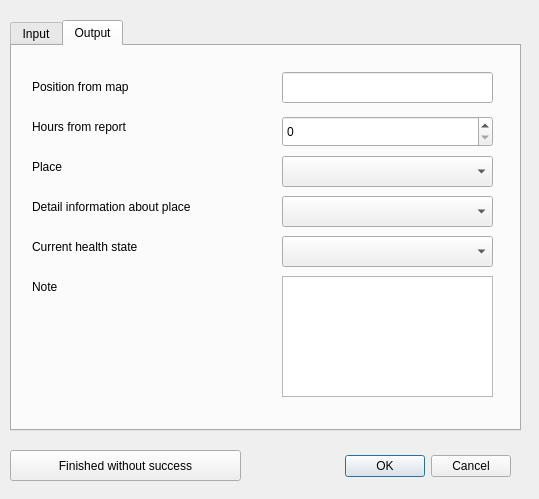
<?xml version="1.0" encoding="UTF-8"?>
<ui version="4.0">
 <class>Result</class>
 <widget class="QDialog" name="Result">
  <property name="geometry">
   <rect>
    <x>0</x>
    <y>0</y>
    <width>539</width>
    <height>499</height>
   </rect>
  </property>
  <property name="windowTitle">
   <string>Result</string>
  </property>
  <widget class="QDialogButtonBox" name="buttonBox">
   <property name="geometry">
    <rect>
     <x>320</x>
     <y>450</y>
     <width>191</width>
     <height>32</height>
    </rect>
   </property>
   <property name="orientation">
    <enum>Qt::Horizontal</enum>
   </property>
   <property name="standardButtons">
    <set>QDialogButtonBox::Cancel|QDialogButtonBox::Ok</set>
   </property>
  </widget>
  <widget class="QTabWidget" name="tabWidget">
   <property name="geometry">
    <rect>
     <x>10</x>
     <y>20</y>
     <width>511</width>
     <height>411</height>
    </rect>
   </property>
   <property name="currentIndex">
    <number>1</number>
   </property>
   <widget class="QWidget" name="tab1">
    <attribute name="title">
     <string>Input</string>
    </attribute>
    <widget class="QComboBox" name="comboBoxTerrain">
     <property name="geometry">
      <rect>
       <x>270</x>
       <y>190</y>
       <width>211</width>
       <height>31</height>
      </rect>
     </property>
    </widget>
    <widget class="QDateTimeEdit" name="dateTimeEditMissing">
     <property name="geometry">
      <rect>
       <x>270</x>
       <y>30</y>
       <width>211</width>
       <height>31</height>
      </rect>
     </property>
     <property name="displayFormat">
      <string>dd.MM.yyyy H:mm</string>
     </property>
    </widget>
    <widget class="QSpinBox" name="spinBoxHourFromMissing">
     <property name="geometry">
      <rect>
       <x>270</x>
       <y>70</y>
       <width>211</width>
       <height>31</height>
      </rect>
     </property>
    </widget>
    <widget class="QComboBox" name="comboBoxPurpose">
     <property name="geometry">
      <rect>
       <x>270</x>
       <y>230</y>
       <width>211</width>
       <height>31</height>
      </rect>
     </property>
    </widget>
    <widget class="QComboBox" name="comboBoxHealth">
     <property name="geometry">
      <rect>
       <x>270</x>
       <y>310</y>
       <width>211</width>
       <height>31</height>
      </rect>
     </property>
    </widget>
    <widget class="QLabel" name="labelDateTimeMissing">
     <property name="geometry">
      <rect>
       <x>20</x>
       <y>30</y>
       <width>211</width>
       <height>21</height>
      </rect>
     </property>
     <property name="text">
      <string>Missing from</string>
     </property>
    </widget>
    <widget class="QLabel" name="labelHourHourFromMissing">
     <property name="geometry">
      <rect>
       <x>20</x>
       <y>70</y>
       <width>231</width>
       <height>21</height>
      </rect>
     </property>
     <property name="text">
      <string>Reported after missing (h)</string>
     </property>
    </widget>
    <widget class="QLabel" name="labelAge">
     <property name="geometry">
      <rect>
       <x>20</x>
       <y>150</y>
       <width>231</width>
       <height>21</height>
      </rect>
     </property>
     <property name="text">
      <string>Age</string>
     </property>
    </widget>
    <widget class="QComboBox" name="comboBoxSex">
     <property name="geometry">
      <rect>
       <x>270</x>
       <y>110</y>
       <width>211</width>
       <height>31</height>
      </rect>
     </property>
    </widget>
    <widget class="QLabel" name="labelCondition">
     <property name="geometry">
      <rect>
       <x>20</x>
       <y>270</y>
       <width>231</width>
       <height>21</height>
      </rect>
     </property>
     <property name="text">
      <string>Physical condition</string>
     </property>
    </widget>
    <widget class="QLabel" name="labelHealth">
     <property name="geometry">
      <rect>
       <x>20</x>
       <y>310</y>
       <width>231</width>
       <height>21</height>
      </rect>
     </property>
     <property name="text">
      <string>Known health state</string>
     </property>
    </widget>
    <widget class="QSpinBox" name="spinBoxAge">
     <property name="geometry">
      <rect>
       <x>270</x>
       <y>150</y>
       <width>211</width>
       <height>31</height>
      </rect>
     </property>
    </widget>
    <widget class="QLabel" name="labelPurpose">
     <property name="geometry">
      <rect>
       <x>20</x>
       <y>230</y>
       <width>231</width>
       <height>21</height>
      </rect>
     </property>
     <property name="text">
      <string>Purpose</string>
     </property>
    </widget>
    <widget class="QComboBox" name="comboBoxCondition">
     <property name="geometry">
      <rect>
       <x>270</x>
       <y>270</y>
       <width>211</width>
       <height>31</height>
      </rect>
     </property>
    </widget>
    <widget class="QLabel" name="labelTerrain">
     <property name="geometry">
      <rect>
       <x>20</x>
       <y>190</y>
       <width>231</width>
       <height>21</height>
      </rect>
     </property>
     <property name="text">
      <string>Known terrain</string>
     </property>
    </widget>
    <widget class="QLabel" name="labelSex">
     <property name="geometry">
      <rect>
       <x>20</x>
       <y>110</y>
       <width>231</width>
       <height>21</height>
      </rect>
     </property>
     <property name="text">
      <string>Sex</string>
     </property>
    </widget>
   </widget>
   <widget class="QWidget" name="tab2">
    <attribute name="title">
     <string>Output</string>
    </attribute>
    <widget class="QComboBox" name="comboBoxPlace">
     <property name="geometry">
      <rect>
       <x>270</x>
       <y>110</y>
       <width>211</width>
       <height>31</height>
      </rect>
     </property>
    </widget>
    <widget class="QSpinBox" name="spinBoxHourFromAnnounce">
     <property name="geometry">
      <rect>
       <x>270</x>
       <y>70</y>
       <width>211</width>
       <height>31</height>
      </rect>
     </property>
    </widget>
    <widget class="QPlainTextEdit" name="plainTextEditNote">
     <property name="geometry">
      <rect>
       <x>270</x>
       <y>230</y>
       <width>211</width>
       <height>121</height>
      </rect>
     </property>
    </widget>
    <widget class="QLabel" name="labelCoords">
     <property name="geometry">
      <rect>
       <x>20</x>
       <y>30</y>
       <width>231</width>
       <height>21</height>
      </rect>
     </property>
     <property name="text">
      <string>Position from map</string>
     </property>
    </widget>
    <widget class="QLabel" name="labelNote">
     <property name="geometry">
      <rect>
       <x>20</x>
       <y>230</y>
       <width>231</width>
       <height>21</height>
      </rect>
     </property>
     <property name="text">
      <string>Note</string>
     </property>
    </widget>
    <widget class="QComboBox" name="comboBoxHealth2">
     <property name="geometry">
      <rect>
       <x>270</x>
       <y>190</y>
       <width>211</width>
       <height>31</height>
      </rect>
     </property>
    </widget>
    <widget class="QLabel" name="labelHourFromAnnounce">
     <property name="geometry">
      <rect>
       <x>20</x>
       <y>70</y>
       <width>231</width>
       <height>21</height>
      </rect>
     </property>
     <property name="text">
      <string>Hours from report</string>
     </property>
    </widget>
    <widget class="QLabel" name="labelPlace">
     <property name="geometry">
      <rect>
       <x>20</x>
       <y>110</y>
       <width>231</width>
       <height>21</height>
      </rect>
     </property>
     <property name="text">
      <string>Place</string>
     </property>
    </widget>
    <widget class="QComboBox" name="comboBoxPlace2">
     <property name="geometry">
      <rect>
       <x>270</x>
       <y>150</y>
       <width>211</width>
       <height>31</height>
      </rect>
     </property>
    </widget>
    <widget class="QLineEdit" name="lineEditCoords">
     <property name="geometry">
      <rect>
       <x>270</x>
       <y>26</y>
       <width>211</width>
       <height>31</height>
      </rect>
     </property>
    </widget>
    <widget class="QLabel" name="labelPlace2">
     <property name="geometry">
      <rect>
       <x>20</x>
       <y>150</y>
       <width>231</width>
       <height>21</height>
      </rect>
     </property>
     <property name="text">
      <string>Detail information about place</string>
     </property>
    </widget>
    <widget class="QLabel" name="labelHealth2">
     <property name="geometry">
      <rect>
       <x>20</x>
       <y>190</y>
       <width>231</width>
       <height>21</height>
      </rect>
     </property>
     <property name="text">
      <string>Current health state</string>
     </property>
    </widget>
   </widget>
  </widget>
  <widget class="QPushButton" name="pushButtonNotFound">
   <property name="geometry">
    <rect>
     <x>10</x>
     <y>450</y>
     <width>231</width>
     <height>31</height>
    </rect>
   </property>
   <property name="text">
    <string>Finished without success</string>
   </property>
  </widget>
 </widget>
 <resources/>
 <connections>
  <connection>
   <sender>buttonBox</sender>
   <signal>accepted()</signal>
   <receiver>Result</receiver>
   <slot>accept()</slot>
   <hints>
    <hint type="sourcelabel">
     <x>248</x>
     <y>254</y>
    </hint>
    <hint type="destinationlabel">
     <x>157</x>
     <y>274</y>
    </hint>
   </hints>
  </connection>
  <connection>
   <sender>buttonBox</sender>
   <signal>rejected()</signal>
   <receiver>Result</receiver>
   <slot>reject()</slot>
   <hints>
    <hint type="sourcelabel">
     <x>316</x>
     <y>260</y>
    </hint>
    <hint type="destinationlabel">
     <x>286</x>
     <y>274</y>
    </hint>
   </hints>
  </connection>
 </connections>
</ui>
